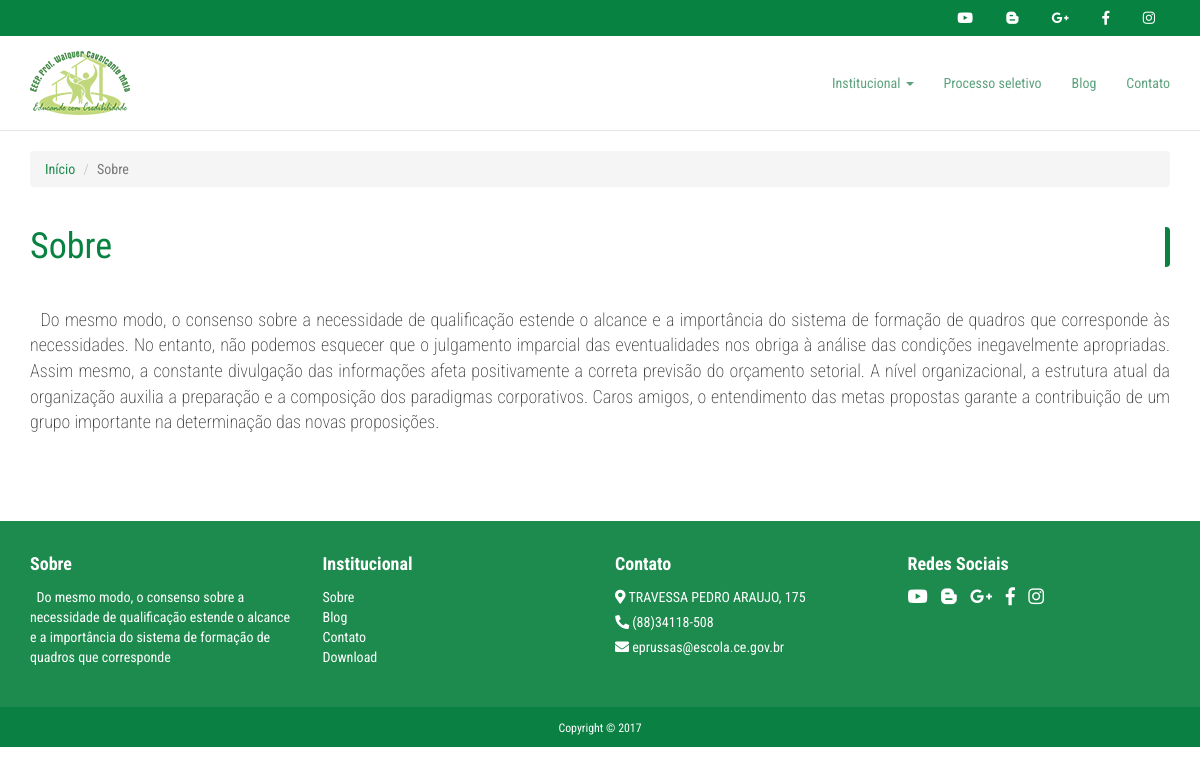
Page /sobre.php on the committed database.
### tables this page shows
CREATE TABLE `tb_redesociais` (
  `id` int(11) NOT NULL,
  `condicao` int(1) NOT NULL,
  `icone` varchar(100) NOT NULL,
  `link` varchar(200) NOT NULL,
  `nome` varchar(200) NOT NULL
);

CREATE TABLE `tb_logo` (
  `id` int(2) NOT NULL,
  `nome` varchar(100) NOT NULL
);

CREATE TABLE `tb_sobre` (
  `id` int(1) NOT NULL,
  `descricao` varchar(4000) NOT NULL
);

CREATE TABLE `tb_localizacao` (
  `id` int(11) NOT NULL,
  `localizacao` varchar(200) NOT NULL,
  `condicao` int(1) NOT NULL
);

CREATE TABLE `tb_telefone` (
  `id` int(11) NOT NULL,
  `telefone` varchar(15) NOT NULL,
  `condicao` int(1) NOT NULL
);

CREATE TABLE `tb_email` (
  `id` int(11) NOT NULL,
  `email` varchar(120) NOT NULL,
  `condicao` int(1) NOT NULL
);

### sobre.php (the view, shortened to what this page needs)
<?php
    include("templates/menu.php");
?>
<section class="breadcrumb-main">
    <div class="container">
        <div class="row">
            <div class="col-md-12">
                <ol class="breadcrumb">
                    <li><a href="<?= URL;?>">Início</a></li>
                    <li class="active">Sobre</li>
                </ol>
            </div>
        </div>
    </div>
</section>
<section class="sobre">
    <div class="container">
        <div class="row">
            <div class="col-md-12 title">
                <h1 class="text-left">Sobre</h1>
            </div>
        </div>
        <?php
            $selecionar = $conexao->prepare("SELECT descricao FROM tb_sobre");
            $selecionar->execute();
            $dado = $selecionar->fetch(PDO::FETCH_ASSOC);
         ?>
        <div class="row index-content">
            <div class="text-justify text-page col-md-12">
				<p><?php echo $dado['descricao'] ?></p>
			</div>
		</div>
    </div>
</section>
<?php
    include("templates/footer.php");
?>

### templates/menu.php (shortened to what this page needs)
<?php
    include("header.php");
    include("conexao.php");
?>
<body>
	<header class="header">
		<section class="menu-container">
			<div class="midias">
				<div class="container">
					<div class="text-right social">
						<ul>
						<?php
	            		$consulta=$conexao -> query("SELECT * FROM tb_redesociais ORDER BY id ASC");
						$consulta->execute();
						while ($dados=$consulta->fetch(PDO::FETCH_OBJ)) {
								if($dados->condicao==1) {
								 $teste = substr($dados->link, 0,8);
									if ($teste != 'https://') {
									$dados->link = 'https://'.$dados->link;
									}
	            		?>
							<a href="<?php echo $dados->link?>" target="_blank">
								<i class="<?php echo $dados->icone?>"></i>
							</a>
					<?php
							}
	            		}
	            	?>
	            		</ul>
					</div>
				</div>
			</div>
			<div class="navbar yamm navbar-default navbar-fixed-top menu">
				<div class="container">
					<div class="navbar-header">
						<?php
							$select = $conexao->prepare("SELECT * FROM tb_logo");
							$select->execute();
							$dados = $select->fetch(PDO::FETCH_ASSOC);
						 ?>
						<a class="navbar-brand" href="<?= URL;?>">
                        	<img alt="EEEP" src="<?php echo $dados['nome']?>">
                     	</a>
					</div>
					<div id="navbar-collapse-1" class="navbar-collapse collapse">
						<ul class="nav navbar-nav navbar-right">
							<li class="dropdown link-menu">
								<a href="#" data-toggle="dropdown" class="dropdown-toggle">Institucional
									<b class="caret"></b>
								</a>
							</li>
	                        <li class="link-menu"><a href="<?= URL.'processo-seletivo.php';?>">Processo seletivo</a></li>
	                        <li class="link-menu"><a href="<?= URL.'blog.php';?>">Blog</a></li>
	                        <li class="link-menu"><a href="<?= URL.'contato.php';?>">Contato</a></li>
						</ul>
					</div>
				</div>
			</div>
		</section>
	</header>

### templates/footer.php (shortened to what this page needs)
<footer>
   <div class="col-md-12 infor">
      <div class="container">
         <div class="row">
            <div class="col-xs-7 col-sm-3 col-md-3">
               <p class="font-weight-bold title-footer">Sobre</p>
                <div class="text-footer ">
               <?php
                    $consulta=$conexao -> query("SELECT * FROM tb_sobre WHERE id ");
                    $consulta->execute();
                    $dados=$consulta->fetch(PDO::FETCH_ASSOC);
                  ?>
                    <p class="text-footer text-justify">
                      <?php echo substr($dados['descricao'], 0, 195);?></p>
                  </div>
            </div>
            <div class="col-xs-5 col-sm-3 col-md-3">
               <p class="font-weight-bold title-footer">Institucional</p>
               <ul class="text-footer menu-footer">
                  <li><a href="<?= URL.'sobre.php';?>">Sobre</a></li>
                  <li><a href="<?= URL.'blog.php';?>">Blog</a></li>
                  <li><a href="<?= URL.'contato.php';?>">Contato</a></li>
                  <li><a href="<?= URL.'downloads.php';?>">Download</a></li>
               </ul>
            </div>
            <div class="col-xs-7 col-sm-3 col-md-3">
               <p class="font-weight-bold title-footer">Contato</p>
               <div class="text-footer">
                  <p><i class="fas fa-map-marker-alt"></i> <?php
                    $consulta=$conexao -> query("SELECT * FROM tb_localizacao WHERE id ");
                    $consulta->execute();
                     $dados=$consulta->fetchAll();
                     echo $dados[0][1];
                  ?>
                  </p>
                  <p><i class="fas fa-phone fa-rotate-90"></i>
                  <?php
                    $consulta=$conexao -> query("SELECT * FROM tb_telefone WHERE id ");
                    $consulta->execute();
                     $dados=$consulta->fetchAll();
                     echo $dados[0][1];
                  ?>
                  </p>
                  <p><i class="fas fa-envelope"></i>
                  <?php
                    $consulta=$conexao -> query("SELECT * FROM tb_email WHERE id ");
                    $consulta->execute();
                     $dados=$consulta->fetchAll();
                     echo $dados[0][1];
                  ?>
               </p>
               </div>
            </div>
            <div class="col-xs-5 col-sm-3 col-md-3">
               <p class="font-weight-bold title-footer">Redes Sociais</p>
               <div class="redes text-footer">
                  <?php
                     $consulta=$conexao -> query("SELECT * FROM tb_redesociais ORDER BY id ASC");
                     $consulta->execute();
                     while ($dados=$consulta->fetch(PDO::FETCH_OBJ)) {
                             if($dados->condicao==1) {
                                $teste = substr($dados->link, 0,8);
                              if ($teste != 'https://') {
                              $dados->link = 'https://'.$dados->link;
                              }
                     ?>
                  <a href="<?php echo $dados->link?>" target="_blank">
                  <i class="<?php echo $dados->icone?>"></i>
                  </a>
                  <?php
                     }
                     }
                     ?>
               </div>
            </div>
         </div>
      </div>
   </div>
   <div class="rodape text-center col-md-12">
      <small class="offset-md-2">Copyright &copy; 2017</small>
   </div>
</footer>
</body>
</html>

### assets/css/vanillaCalendar.css (style rules this page uses)
:root { --vcal-bg-color: #fff; --vcal-border-radius: 0; --vcal-border-color: #e7e9ed; --vcal-today-bg-color: #10989E; --vcal-today-color: #fff; --vcal-selected-bg-color: #E7E9ED; --vcal-selected-color: #333; }

### assets/css/main.css (style rules this page uses)
body { background-color: #fff; font-family: 'Roboto Condensed', sans-serif; margin: 0px; }
.link-menu a { color: #5da27e!important; }
a, a:link, a:hover, a:active, a:visited { text-decoration: none; transition: all 0.3s; }
.midias { background-color: #078241; padding: 8px 0 8px 0px; width: 100%; }
.midias .social { padding: 0; }
.midias .social ul { margin-bottom: 0; }
.midias .social ul a { padding-left: 15px; padding-right: 15px; color: #fff; }
.menu { background-color: #fff; margin-bottom: 0; position: relative; }
.menu .navbar-brand { height: 94px; }
.menu ul { padding-top: 22px; padding-bottom: 22px; }
.title h1 { font-weight: 400; margin-bottom: 20px; color: #078241; border-right:5px solid #078241; border-radius: 4px; }
.breadcrumb-main { margin-top: 20px; }
.breadcrumb-main li a { color: #1C8B4D; }
.sobre, .contato, .proc-seletivo, .galeria { margin-bottom: 40px; }
.sobre p { font-size: 18px; font-weight: 200; margin-bottom: 20px; }
footer .title-footer { color: #fff; font-size: 18px; font-weight: bold; }
footer .menu-footer { list-style: none; padding: 0; }
footer .text-footer, footer .text-footer p, footer .text-footer p i { color: #fff; font-size: 14px; }
footer .infor { text-align: center; padding: 30px 0 30px 0; color: #fff; background-color: #1C8B4D; }
footer .infor div { text-align: left; }
footer .infor .text-footer a,footer .infor .text-footer a i { color: #fff; text-decoration: none; }
footer .infor .text-footer a i { font-size: 18px; margin-right: 10px; margin-left: 0; }
footer .infor .text-footer p { margin-bottom: 5px; }
.redes i { margin-left: 10px; }
footer .rodape { padding: 10px 0 10px 0; background-color: #0A8043; }
footer .rodape small { color: #fff; }

### rows in the picture
tb_logo: nome (picture)
tb_sobre: descricao "Do mesmo modo, o consenso sobre a necessidade de qualificação estende o alcance e a importância do sistema de formação de quadros que corresponde às necessidades. No entanto, não podemos esquecer que o julgamento imparcial das eventualidades nos obriga à análise das condições inegavelmente apropriadas. Assim mesmo, a constante divulgação das informações afeta positivamente a correta previsão do orçamento setorial. A nível organizacional, a estrutura atual da organização auxilia a preparação e a composição dos paradigmas corporativos. Caros amigos, o entendimento das metas propostas garante a contribuição de um grupo importante na determinação das novas proposições.", descricao "Do mesmo modo, o consenso sobre a necessidade de qualificação estende o alcance e a importância do sistema de formação de quadros que corresponde"
tb_localizacao: localizacao "TRAVESSA PEDRO ARAUJO, 175"
tb_telefone: telefone "(88)34118-508"
tb_email: email "eprussas@escola.ce.gov.br"
